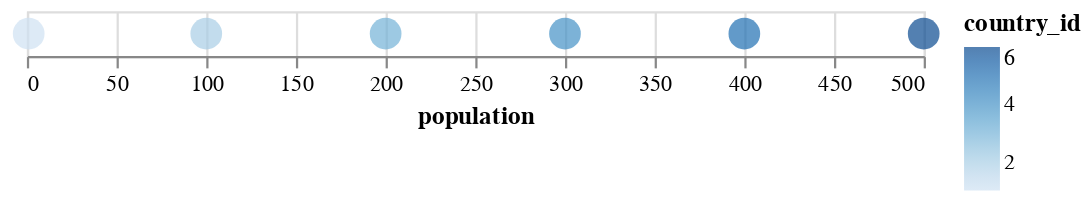

The cell this chart's notebook holds for it:
### Code cell
"""As we mentioned before, we need to define 3 parameters:
 1. Mark: We do this by using "mark_circle".
 2. Channel: We only define an x-axis and we map it to the population.
 3. Encodings: We define both variables as quantitative by using :Q after the column name"""

categorical_chart = alt.Chart(data).mark_circle(size=200).encode(
                        x='population:Q',
                        color='country_id:Q')

categorical_chart

### Figure 1 — Vega-Lite specification as saved in the notebook (floating-point values rounded to 4 significant figures)
{"config": {"view": {"continuousWidth": 400, "continuousHeight": 300}}, "data": {"name": "data-674d4f20e1bf0d3b75089546b619e2e6"}, "mark": {"type": "circle", "size": 200}, "encoding": {"color": {"type": "quantitative", "field": "country_id"}, "x": {"type": "quantitative", "field": "population"}}, "$schema": "https://vega.github.io/schema/vega-lite/v4.8.1.json", "datasets": {"data-674d4f20e1bf0d3b75089546b619e2e6": [{"country_id": 1, "population": 1, "income": 50}, {"country_id": 2, "population": 100, "income": 50}, {"country_id": 3, "population": 200, "income": 200}, {"country_id": 4, "population": 300, "income": 300}, {"country_id": 5, "population": 400, "income": 300}, {"country_id": 6, "population": 500, "income": 450}]}}
